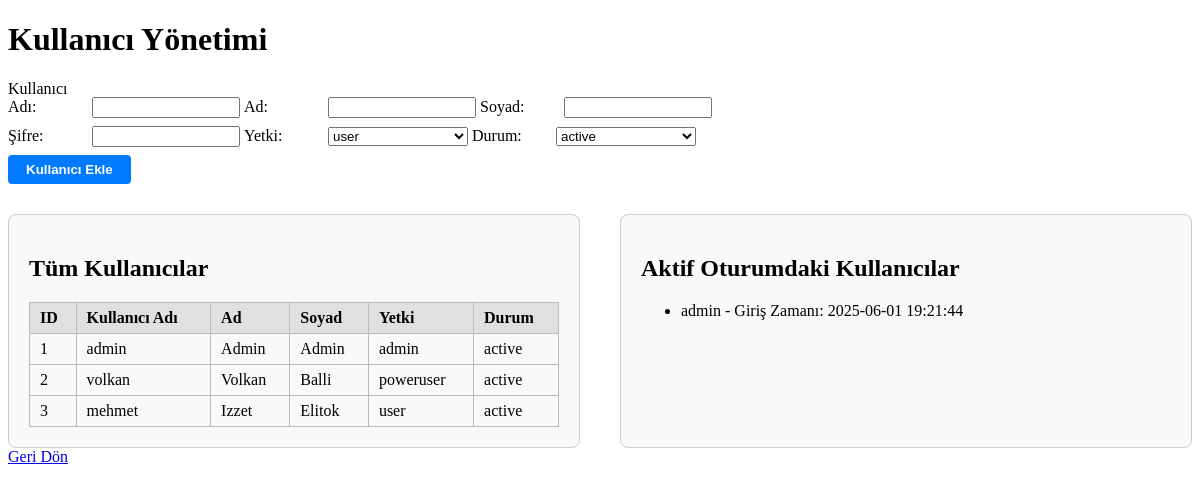
/active-users (signed in), run on the app's committed database.
### tables this page shows
CREATE TABLE users (
            id INTEGER PRIMARY KEY AUTOINCREMENT,
            username TEXT NOT NULL,
            name TEXT NOT NULL, 
            surname TEXT NOT NULL,             
            password TEXT NOT NULL
        , authority TEXT DEFAULT 'user', status TEXT DEFAULT 'active');

CREATE TABLE active_users (
        user_id INTEGER PRIMARY KEY,
        username TEXT,
        login_time TEXT
    );

### app.py (the view)
@app.route('/active-users', methods=['GET'])
def active_users():
    if 'user' not in session or session.get('authority') != 'admin':
        return redirect(url_for('login'))
    conn = sqlite3.connect('users.db')
    cursor = conn.cursor()
    cursor.execute("SELECT username, login_time, user_id FROM active_users")
    users = cursor.fetchall()
    cursor.execute("SELECT id, username, name, surname, password, authority, status FROM users")
    all_users = cursor.fetchall()
    conn.close()
    return render_template('active_users.html', users=users, all_users=all_users)

### app.py (called while the page is built)
def is_user_kicked():
    user_id = session.get('user_id')
    if not user_id:
        return True
    conn = sqlite3.connect('users.db')
    cursor = conn.cursor()
    cursor.execute("SELECT 1 FROM active_users WHERE user_id = ?", (user_id,))
    result = cursor.fetchone()
    conn.close()
    return not bool(result)

@app.before_request
def check_kicked():
    if request.endpoint in ['login', 'static']:
        return
    if 'user' not in session:
        return
    if is_user_kicked():
        session.clear()
        if request.is_json or request.headers.get('X-Requested-With') == 'XMLHttpRequest':
            return jsonify({'logout': True, 'message': 'Oturum sonlandırıldı.'}), 401
        else:
            return redirect(url_for('login'))

### templates/active_users.html (shortened to what this page needs)
<!DOCTYPE html>
<html lang="tr">
<head>
</head>
<body>
    <h1>Kullanıcı Yönetimi</h1>
    <form id="addUserForm" method="post" action="{{ url_for('add_user') }}">
        <div class="form-row">
            <label>Kullanıcı Adı:</label>
            <input type="text" name="username" id="usernameInput" required>
            <label>Ad:</label>
            <input type="text" name="name" id="nameInput" required>
            <label>Soyad:</label>
            <input type="text" name="surname" id="surnameInput" required>
        </div>
        <div class="form-row">
            <label>Şifre:</label>
            <input type="password" name="password" id="passwordInput">
            <label>Yetki:</label>
            <select name="authority" id="authorityInput" required>
                <option value="user">user</option>
            </select>
            <label>Durum:</label>
            <select name="status" id="statusInput" required>
                <option value="active">active</option>
            </select>
        </div>
        <button type="submit" class="add-btn" id="submitBtn">Kullanıcı Ekle</button>
    </form>
    <div class="container">
        <div class="panel">
            <h2>Tüm Kullanıcılar</h2>
            <table id="usersTable">
                <thead>
                    <tr>
                        <th>ID</th>
                        <th>Kullanıcı Adı</th>
                        <th>Ad</th>
                        <th>Soyad</th>
                        <th>Yetki</th>
                        <th>Durum</th>
                    </tr>
                </thead>
                <tbody>
                    {% for user in all_users %}
                    <tr data-user='{{ user|tojson }}'>
                        <td>{{ user[0] }}</td>
                        <td>{{ user[1] }}</td>
                        <td>{{ user[2] }}</td>
                        <td>{{ user[3] }}</td>
                        <td>{{ user[5] }}</td>
                        <td>{{ user[6] }}</td>
                    </tr>
                    {% endfor %}
                </tbody>
            </table>
        </div>
        <div class="panel">
            <h2>Aktif Oturumdaki Kullanıcılar</h2>
            <ul id="activeUsersList">
                {% for username, login_time, user_id in users %}
                    <li data-userid="{{ user_id }}" style="cursor:pointer;">
                        {{ username }} - Giriş Zamanı: {{ login_time }}
                    </li>
                {% endfor %}
            </ul>
        </div>
    </div>
    <a href="{{ url_for('menu') }}">Geri Dön</a>
</body>
</html>

### templates/active_users.html (style rules this page uses)
.container { display: flex; gap: 40px; margin-top: 30px; }
.panel { flex: 1; border: 1px solid #ccc; border-radius: 8px; padding: 20px; background: #f9f9f9; }
table { width: 100%; border-collapse: collapse; margin-top: 10px; }
th, td { border: 1px solid #bbb; padding: 6px 10px; text-align: left; }
th { background: #e0e0e0; }
.form-row { margin-bottom: 8px; }
.form-row label { display: inline-block; width: 80px; }
.form-row input, .form-row select { width: 140px; }
.add-btn { background: #007bff; color: #fff; border: none; padding: 7px 18px; border-radius: 4px; cursor: pointer; font-weight: bold; }

### data on the page
users: id "1", username "admin", name "Admin", surname "Admin", authority "admin", status "active"
users: id "2", username "volkan", name "Volkan", surname "Balli", authority "poweruser", status "active"
users: id "3", username "mehmet", name "Izzet", surname "Elitok", authority "user", status "active"
active_users: username "admin", login_time "2025-06-01 19:21:44"
